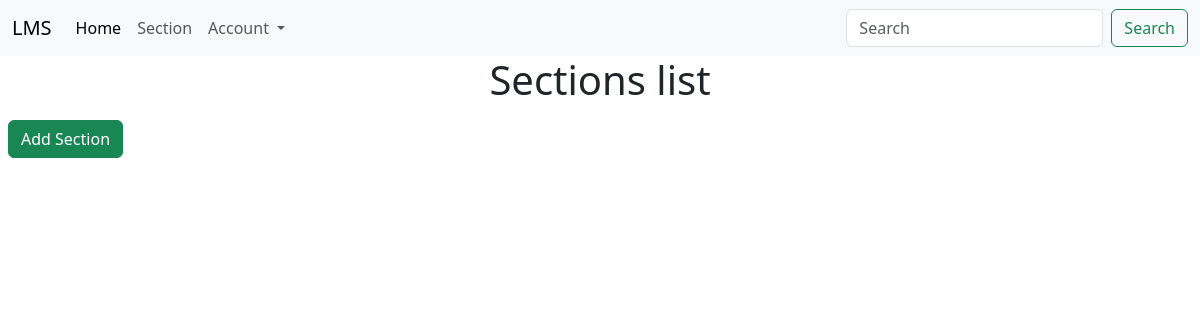
The app's page /sections, older data.
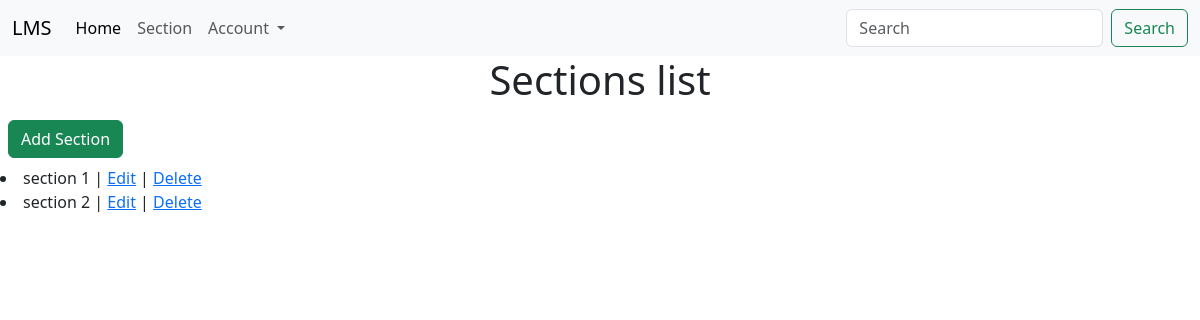
The same page, newer data.
### app/models.py (models this page shows)
class Section(db.Model):
    __tablename__ = "sections"
    section_id = db.Column(db.Integer, autoincrement=True, primary_key=True)
    section_name = db.Column(db.String)
    books = db.relationship("Book", backref="books", lazy=True)

### app/bp/sections.py (the view)
@bp.route("/sections")
def list_sections():
    sections = Section.query.all()
    return render_template("sections/list.html", sections=sections)

### templates/sections/list.html
{% extends "base.html" %}
{% block content %}
<h1 class="text-center">Sections list</h1>
<a class="btn btn-success m-2" href="/sections/create">Add Section</a>
{% for section in sections %}
<li>{{section.section_name}} | <a href="/sections/update/{{section.section_id}}">Edit</a> | <a
        href="/sections/delete/{{section.section_id}}">Delete</a></li>
{% endfor%}
{% endblock %}

Row changes from the older to the newer data that the page shows:
added Section: section_name "section 1"
added Section: section_name "section 2"
